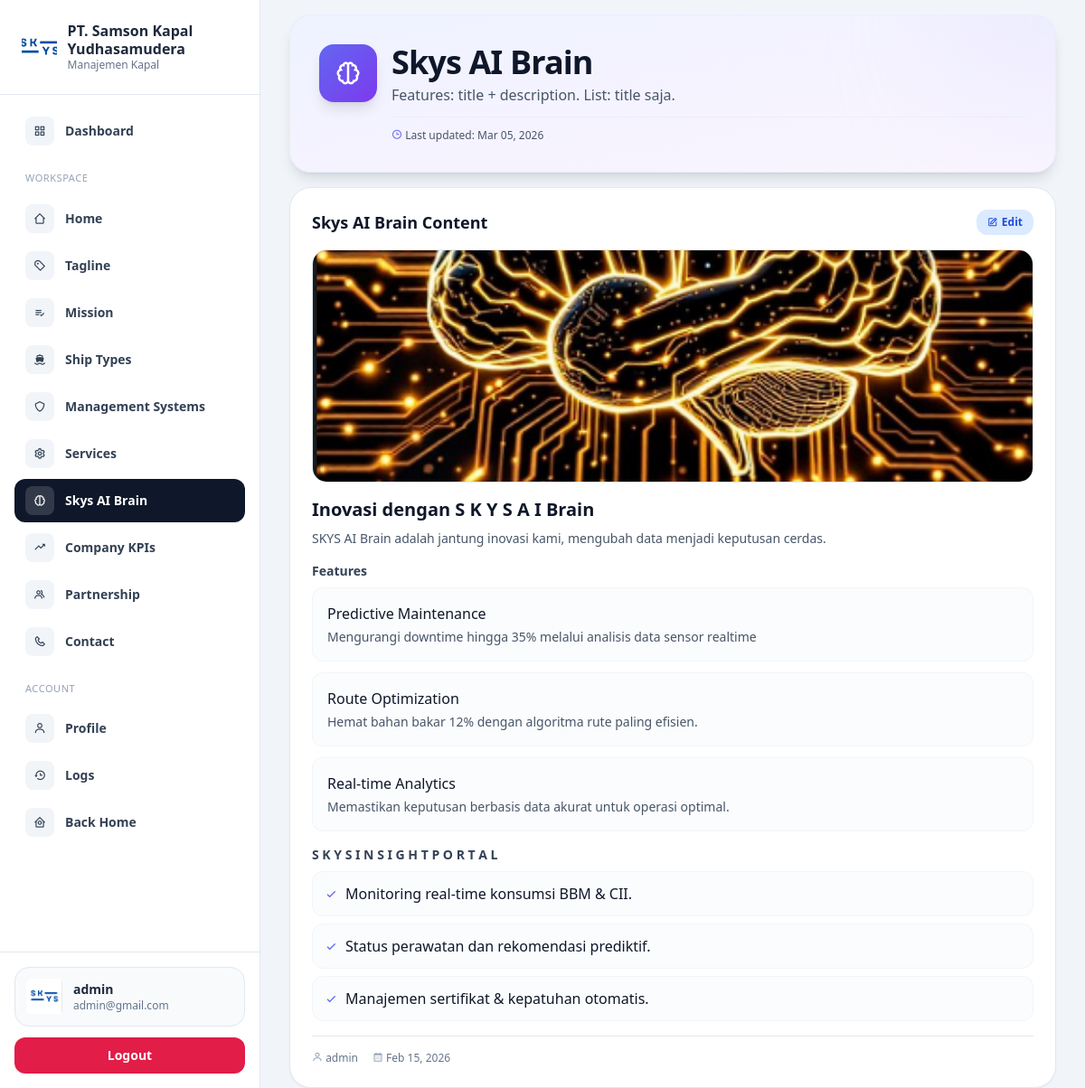
Screenshot of /dashboard/skys-ai-brain/index.php (signed in) with the database file from the repository.
### tables this page shows
CREATE TABLE `sky_sai_brain` (
  `id` int UNSIGNED NOT NULL,
  `title` varchar(255) NOT NULL,
  `description` text NOT NULL,
  `image` varchar(255) NOT NULL,
  `features` json NOT NULL,
  `title_list` varchar(255) NOT NULL,
  `list` json NOT NULL,
  `user_id` int UNSIGNED DEFAULT NULL,
  `created_at` datetime NOT NULL DEFAULT CURRENT_TIMESTAMP,
  `updated_at` datetime DEFAULT NULL ON UPDATE CURRENT_TIMESTAMP
);

CREATE TABLE `accounts` (
  `id` int UNSIGNED NOT NULL,
  `fullname` varchar(255) NOT NULL,
  `email` varchar(255) NOT NULL,
  `password` varchar(255) NOT NULL,
  `role_id` tinyint UNSIGNED NOT NULL DEFAULT '1',
  `created_at` datetime NOT NULL DEFAULT CURRENT_TIMESTAMP,
  `updated_at` datetime DEFAULT NULL ON UPDATE CURRENT_TIMESTAMP
);

### controllers/SKYSAIBrainController.php (called while the page is built, shortened)
<?php
class SKYSAIBrainController
{
    private mysqli $db;
    public function __construct(mysqli $db, ?AuthController $auth = null)
    {
        $this->db = $db;
    }
    public static function decodeFeatures(?string $json): array
    {
        $decoded = json_decode($json, true);
        $out = [];
        foreach ($decoded as $item) {
            $t = trim((string) ($item['title'] ?? ''));
            $d = trim((string) ($item['description'] ?? ''));
            if ($t !== '' || $d !== '') {
                $out[] = ['title' => $t, 'description' => $d];
            }
        }
        return $out;
    }
    public static function decodeList(?string $json): array
    {
        $decoded = json_decode($json, true);
        $out = [];
        foreach ($decoded as $item) {
            $title = trim((string) ($item['title'] ?? ''));
            if ($title !== '') {
                $out[] = ['title' => $title];
            }
        }
        return $out;
    }
    public function getFirst(): ?array
    {
        $stmt = $this->db->prepare("SELECT s.id, s.title, s.description, s.image, s.features, s.title_list, s.`list`, s.user_id, s.created_at, s.updated_at, a.fullname FROM `sky_sai_brain` s LEFT JOIN `accounts` a ON s.user_id = a.id ORDER BY s.id DESC LIMIT 1");
        $stmt->execute();
        $row = $stmt->get_result()->fetch_assoc();
        $row['features'] = self::decodeFeatures($row['features'] ?? null);
        $row['list'] = self::decodeList($row['list'] ?? null);
        return $row;
    }
}

### dashboard/skys-ai-brain/index.php (the view, shortened to what this page needs)
<?php
require_once __DIR__ . '/../header.php';
require_once __DIR__ . '/../../config/db.php';
require_once __DIR__ . '/../../controllers/SKYSAIBrainController.php';
$active = 'skys-ai-brain';
$auth = new AuthController($db);
$controller = new SKYSAIBrainController($db, $auth);
$data = $controller->getFirst();
?>
<section class="flex min-h-screen overflow-hidden">
    <?php require_once __DIR__ . '/../sidebar.php'; ?>
    <div class="flex-1 min-w-0 h-screen overflow-y-auto px-4 md:px-8 space-y-4">
        <div class="relative overflow-hidden rounded-3xl bg-gradient-to-br from-indigo-50 via-violet-50 to-purple-50 border border-indigo-100/50 shadow-lg">
            <div class="absolute top-0 right-0 w-64 h-64 bg-gradient-to-br from-indigo-200/20 to-violet-200/20 rounded-full blur-3xl -translate-y-1/2 translate-x-1/2"></div>
            <div class="relative px-6 md:px-8 py-6 md:py-8">
                <div class="flex flex-col md:flex-row items-start md:items-center md:justify-between gap-4 md:gap-6">
                    <div class="flex items-start gap-4 flex-1">
                        <div class="flex-shrink-0 w-14 h-14 md:w-16 md:h-16 rounded-2xl bg-gradient-to-br from-indigo-500 to-violet-600 shadow-lg flex items-center justify-center hidden md:flex">
                            <i class='bx bx-brain text-2xl md:text-3xl text-white'></i>
                        </div>
                        <div class="flex flex-col flex-1 min-w-0">
                            <h1 class="text-2xl sm:text-3xl md:text-4xl font-bold text-slate-900 tracking-tight">
                                Skys AI Brain
                            </h1>
                            <p class="text-sm sm:text-base text-slate-600 leading-relaxed max-w-2xl mt-1">
                                Features: title + description. List: title saja.
                            </p>
                            <?php if ($data): ?>
                            <div class="flex flex-wrap items-center gap-x-4 gap-y-2 mt-3 pt-3 border-t border-indigo-100/50 text-xs text-slate-600">
                                <span><i class='bx bx-time text-indigo-500'></i> Last updated: <?php echo date('M d, Y', strtotime($data['updated_at'] ?? $data['created_at'])); ?></span>
                            </div>
                            <?php endif; ?>
                        </div>
                    </div>
                </div>
            </div>
        </div>
        <?php if ($data): ?>
        <div class="rounded-3xl border border-slate-200 bg-white shadow-sm overflow-hidden">
            <div class="p-6">
                <div class="flex items-center justify-between mb-4">
                    <h2 class="text-lg font-semibold text-slate-900">Skys AI Brain Content</h2>
                    <a href="/dashboard/skys-ai-brain/edit.php?id=<?php echo (int) $data['id']; ?>"
                        class="inline-flex items-center gap-1 rounded-xl bg-blue-100 px-3 py-1.5 text-xs font-semibold text-blue-700 hover:bg-blue-200">
                        <i class='bx bx-edit'></i> Edit
                    </a>
                </div>
                <?php if (!empty($data['image'])): ?>
                <div class="mb-4 rounded-2xl overflow-hidden bg-slate-100 border border-slate-200">
                    <img src="<?php echo htmlspecialchars((strpos($data['image'], '/') === 0 ? '' : '/') . $data['image']); ?>"
                        alt="<?php echo htmlspecialchars($data['title']); ?>"
                        class="w-full h-48 md:h-64 object-cover"
                        onerror="this.src='https://via.placeholder.com/800x400?text=Image+Not+Found'">
                </div>
                <?php endif; ?>
                <h3 class="text-xl font-semibold text-slate-900 mb-2"><?php echo htmlspecialchars($data['title']); ?></h3>
                <p class="text-sm text-slate-600 mb-4"><?php echo htmlspecialchars($data['description']); ?></p>
                <?php
                $features = $data['features'] ?? [];
                if (!empty($features)):
                ?>
                <div class="mb-4">
                    <h4 class="text-sm font-semibold text-slate-700 mb-2">Features</h4>
                    <div class="space-y-3">
                        <?php foreach ($features as $f): ?>
                        <div class="p-4 rounded-xl border border-slate-100 bg-slate-50/50">
                            <div class="font-medium text-slate-900"><?php echo htmlspecialchars($f['title'] ?? ''); ?></div>
                            <div class="text-sm text-slate-600 mt-1"><?php echo htmlspecialchars($f['description'] ?? ''); ?></div>
                        </div>
                        <?php endforeach; ?>
                    </div>
                </div>
                <?php endif; ?>
                <?php
                $list = $data['list'] ?? [];
                if (!empty($list)):
                    $titleList = trim($data['title_list'] ?? '');
                ?>
                <div>
                    <?php if ($titleList !== ''): ?>
                    <h4 class="text-sm font-semibold text-slate-700 mb-2"><?php echo htmlspecialchars($titleList); ?></h4>
                    <?php endif; ?>
                    <ul class="space-y-2">
                        <?php foreach ($list as $item): ?>
                        <li class="flex items-center gap-2 p-3 rounded-xl border border-slate-100 bg-slate-50/50">
                            <i class='bx bx-check text-indigo-500'></i>
                            <span class="font-medium text-slate-900"><?php echo htmlspecialchars($item['title'] ?? ''); ?></span>
                        </li>
                        <?php endforeach; ?>
                    </ul>
                </div>
                <?php endif; ?>
                <div class="flex flex-wrap items-center gap-4 pt-4 mt-4 border-t border-slate-200 text-xs text-slate-500">
                    <span><i class='bx bx-user text-slate-400'></i> <?php echo htmlspecialchars($data['fullname'] ?? 'Unknown'); ?></span>
                    <span><i class='bx bx-calendar text-slate-400'></i> <?php echo date('M d, Y', strtotime($data['created_at'])); ?></span>
                </div>
            </div>
        </div>
        <?php endif; ?>
    </div>
</section>
<?php require_once __DIR__ . '/../footer.php'; ?>

### dashboard/sidebar.php (shortened to what this page needs)
<?php
$user = $_SESSION['user'] ?? null;
$active = $active ?? 'dashboard';
function navClass(string $key, string $active): string
{
    $base = 'flex items-center gap-3 px-3 py-2 rounded-xl text-sm font-semibold ';
    if ($key === $active) {
        return $base . 'bg-slate-900 text-white';
    }
    return $base . 'text-slate-700 hover:bg-slate-100';
}
?>
<aside id="sidebar"
    class="fixed inset-y-0 left-0 z-50 w-72 bg-white text-slate-800 h-screen min-h-screen overflow-y-auto flex flex-col border-r border-slate-200 transform -translate-x-full transition-transform duration-300 ease-in-out lg:relative lg:translate-x-0">
    <div class="px-6 py-6 border-b border-slate-200 flex items-center justify-between">
        <div class="flex items-center gap-3">
            <div class="h-14 w-14 rounded-xl overflow-hidden">
                <img src="/public/logo.jpeg" alt="PT Samson Sure" class="h-full w-full object-cover">
            </div>
            <div>
                <div class="text-base font-semibold leading-tight">PT. Samson Kapal Yudhasamudera</div>
                <div class="text-xs text-slate-500">Manajemen Kapal</div>
            </div>
        </div>
    </div>
    <nav class="px-4 py-4 flex-1 space-y-1">
        <a href="/dashboard" class="<?php echo navClass('dashboard', $active); ?>">
            <span class="inline-flex h-8 w-8 items-center justify-center rounded-lg <?php echo $active === 'dashboard' ? 'bg-white/15' : 'bg-slate-100 text-slate-700'; ?>">
                <i class="bx bx-grid-alt"></i>
            </span>
            Dashboard
        </a>
        <div class="pt-4 pb-2 px-3 text-[11px] uppercase tracking-wider text-slate-400">Workspace</div>
        <a href="/dashboard/home" class="<?php echo navClass('home', $active); ?>">
            <span class="inline-flex h-8 w-8 items-center justify-center rounded-lg <?php echo $active === 'home' ? 'bg-white/15' : 'bg-slate-100 text-slate-700'; ?>">
                <i class="bx bx-home-alt-2"></i>
            </span>
            Home
        </a>
        <a href="/dashboard/tagline" class="<?php echo navClass('tagline', $active); ?>">
            <span class="inline-flex h-8 w-8 items-center justify-center rounded-lg <?php echo $active === 'tagline' ? 'bg-white/15' : 'bg-slate-100 text-slate-700'; ?>">
                <i class="bx bx-purchase-tag-alt"></i>
            </span>
            Tagline
        </a>
        <a href="/dashboard/mission" class="<?php echo navClass('mission', $active); ?>">
            <span class="inline-flex h-8 w-8 items-center justify-center rounded-lg <?php echo $active === 'mission' ? 'bg-white/15' : 'bg-slate-100 text-slate-700'; ?>">
                <i class="bx bx-list-check"></i>
            </span>
            Mission
        </a>
        <a href="/dashboard/ship-types" class="<?php echo navClass('ship-types', $active); ?>">
            <span class="inline-flex h-8 w-8 items-center justify-center rounded-lg <?php echo $active === 'ship-types' ? 'bg-white/15' : 'bg-slate-100 text-slate-700'; ?>">
                <i class="bx bxs-ship"></i>
            </span>
            Ship Types
        </a>
        <a href="/dashboard/management-systems" class="<?php echo navClass('management-systems', $active); ?>">
            <span class="inline-flex h-8 w-8 items-center justify-center rounded-lg <?php echo $active === 'management-systems' ? 'bg-white/15' : 'bg-slate-100 text-slate-700'; ?>">
                <i class="bx bx-shield"></i>
            </span>
            Management Systems
        </a>
        <a href="/dashboard/services" class="<?php echo navClass('services', $active); ?>">
            <span class="inline-flex h-8 w-8 items-center justify-center rounded-lg <?php echo $active === 'services' ? 'bg-white/15' : 'bg-slate-100 text-slate-700'; ?>">
                <i class="bx bx-cog"></i>
            </span>
            Services
        </a>
        <a href="/dashboard/skys-ai-brain" class="<?php echo navClass('skys-ai-brain', $active); ?>">
            <span class="inline-flex h-8 w-8 items-center justify-center rounded-lg <?php echo $active === 'skys-ai-brain' ? 'bg-white/15' : 'bg-slate-100 text-slate-700'; ?>">
                <i class="bx bx-brain"></i>
            </span>
            Skys AI Brain
        </a>
        <a href="/dashboard/company-kpis" class="<?php echo navClass('company-kpis', $active); ?>">
            <span class="inline-flex h-8 w-8 items-center justify-center rounded-lg <?php echo $active === 'company-kpis' ? 'bg-white/15' : 'bg-slate-100 text-slate-700'; ?>">
                <i class="bx bx-trending-up"></i>
            </span>
            Company KPIs
        </a>
        <a href="/dashboard/partnership" class="<?php echo navClass('partnership', $active); ?>">
            <span class="inline-flex h-8 w-8 items-center justify-center rounded-lg <?php echo $active === 'partnership' ? 'bg-white/15' : 'bg-slate-100 text-slate-700'; ?>">
                <i class="bx bx-group"></i>
            </span>
            Partnership
        </a>
        <a href="/dashboard/contact" class="<?php echo navClass('contact', $active); ?>">
            <span class="inline-flex h-8 w-8 items-center justify-center rounded-lg <?php echo $active === 'contact' ? 'bg-white/15' : 'bg-slate-100 text-slate-700'; ?>">
                <i class="bx bx-phone"></i>
            </span>
            Contact
        </a>
        <div class="pt-4 pb-2 px-3 text-[11px] uppercase tracking-wider text-slate-400">Account</div>
        <a href="/dashboard/profile" class="<?php echo navClass('profile', $active); ?>">
            <span class="inline-flex h-8 w-8 items-center justify-center rounded-lg <?php echo $active === 'profile' ? 'bg-white/15' : 'bg-slate-100 text-slate-700'; ?>">
                <i class="bx bx-user"></i>
            </span>
            Profile
        </a>
        <a href="/dashboard/logs" class="<?php echo navClass('logs', $active); ?>">
            <span class="inline-flex h-8 w-8 items-center justify-center rounded-lg <?php echo $active === 'logs' ? 'bg-white/15' : 'bg-slate-100 text-slate-700'; ?>">
                <i class="bx bx-history"></i>
            </span>
            Logs
        </a>
        <a href="/" class="<?php echo navClass('back-home', $active); ?>">
            <span class="inline-flex h-8 w-8 items-center justify-center rounded-lg <?php echo $active === 'back-home' ? 'bg-white/15' : 'bg-slate-100 text-slate-700'; ?>">
                <i class="bx bx-home-circle"></i>
            </span>
            Back Home
        </a>
    </nav>
    <div class="px-4 py-4 border-t border-slate-200">
        <div class="flex items-center gap-3 px-3 py-3 rounded-2xl bg-slate-50 border border-slate-200">
            <div class="h-10 w-10 rounded-md overflow-hidden">
                <img src="/public/logo.jpeg" alt="profile" />
            </div>
            <div class="min-w-0">
                <div class="text-sm font-semibold truncate">
                    <?php echo htmlspecialchars($user['fullname'] ?? 'Admin'); ?></div>
                <div class="text-xs text-slate-500 truncate"><?php echo htmlspecialchars($user['email'] ?? ''); ?></div>
            </div>
        </div>
        <form action="/dashboard/process.php" method="POST" class="mt-3">
            <button type="submit"
                class="w-full rounded-xl bg-rose-600 px-3 py-2.5 text-sm font-semibold text-white hover:bg-rose-700">
                Logout
            </button>
        </form>
    </div>
</aside>

### rows the page displays
sky_sai_brain: user.fullname "admin", updated_at "Mar 05, 2026", image (picture), title "Inovasi dengan S K Y S A I Brain", description "SKYS AI Brain adalah jantung inovasi kami, mengubah data menjadi keputusan cerdas.", title_list "S K Y S I N S I G H T P O R T A L", created_at "Feb 15, 2026"

### other values shown
$user['email'] "admin@gmail.com"
$f['title'] "Predictive Maintenance"
$f['description'] "Mengurangi downtime hingga 35% melalui analisis data sensor realtime"
$f['title'] "Route Optimization"
$f['description'] "Hemat bahan bakar 12% dengan algoritma rute paling efisien."
$f['title'] "Real-time Analytics"
$f['description'] "Memastikan keputusan berbasis data akurat untuk operasi optimal."
$item['title'] "Monitoring real-time konsumsi BBM & CII."
$item['title'] "Status perawatan dan rekomendasi prediktif."
$item['title'] "Manajemen sertifikat & kepatuhan otomatis."
